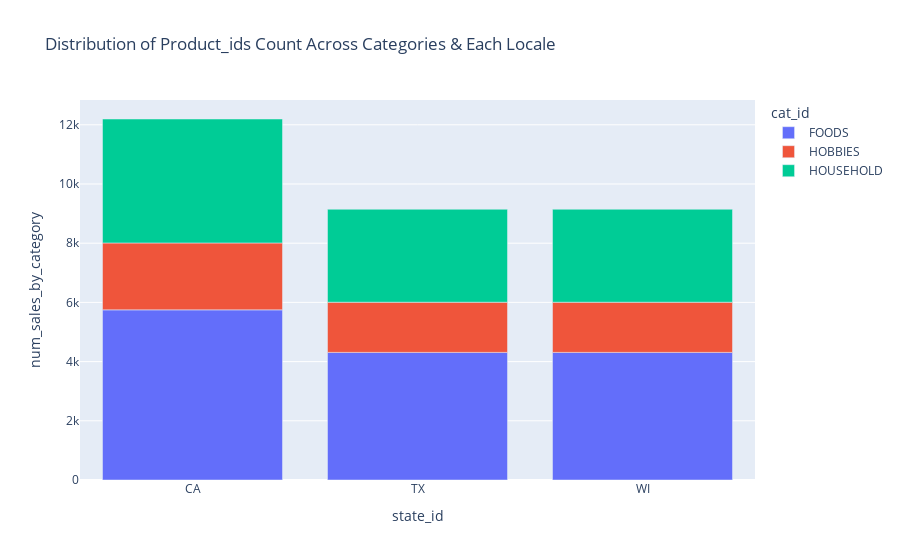

Write notebook code for a chart like this one.
### Code cell
df = train_sales_df.groupby(['state_id', 'cat_id'])['id'].count().reset_index(name='num_sales_by_category')
fig = px.bar(df, x="state_id", y="num_sales_by_category", 
             color="cat_id", title="Distribution of Product_ids Count Across Categories & Each Locale")
fig.show()

### Figure 1 — Plotly figure (JSON) as saved in the notebook; plotly's stock layout.template omitted (floating-point values rounded to 4 significant figures)
{"data": [{"alignmentgroup": "True", "hovertemplate": "cat_id=FOODS<br>state_id=%{x}<br>num_sales_by_category=%{y}<extra></extra>", "legendgroup": "FOODS", "marker": {"color": "#636efa", "pattern": {"shape": ""}}, "name": "FOODS", "offsetgroup": "FOODS", "orientation": "v", "showlegend": true, "textposition": "auto", "type": "bar", "x": ["CA", "TX", "WI"], "xaxis": "x", "y": [5748, 4311, 4311], "yaxis": "y"}, {"alignmentgroup": "True", "hovertemplate": "cat_id=HOBBIES<br>state_id=%{x}<br>num_sales_by_category=%{y}<extra></extra>", "legendgroup": "HOBBIES", "marker": {"color": "#EF553B", "pattern": {"shape": ""}}, "name": "HOBBIES", "offsetgroup": "HOBBIES", "orientation": "v", "showlegend": true, "textposition": "auto", "type": "bar", "x": ["CA", "TX", "WI"], "xaxis": "x", "y": [2260, 1695, 1695], "yaxis": "y"}, {"alignmentgroup": "True", "hovertemplate": "cat_id=HOUSEHOLD<br>state_id=%{x}<br>num_sales_by_category=%{y}<extra></extra>", "legendgroup": "HOUSEHOLD", "marker": {"color": "#00cc96", "pattern": {"shape": ""}}, "name": "HOUSEHOLD", "offsetgroup": "HOUSEHOLD", "orientation": "v", "showlegend": true, "textposition": "auto", "type": "bar", "x": ["CA", "TX", "WI"], "xaxis": "x", "y": [4188, 3141, 3141], "yaxis": "y"}], "layout": {"barmode": "relative", "legend": {"title": {"text": "cat_id"}, "tracegroupgap": 0}, "title": {"text": "Distribution of Product_ids Count Across Categories & Each Locale"}, "xaxis": {"anchor": "y", "domain": [0, 1], "title": {"text": "state_id"}}, "yaxis": {"anchor": "x", "domain": [0, 1], "title": {"text": "num_sales_by_category"}}}}
